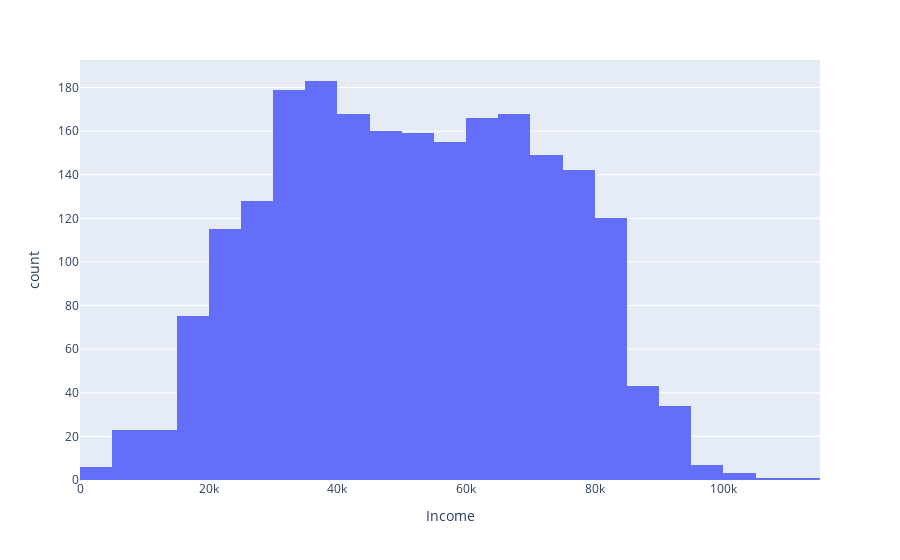

This figure's notebook cell:
### Code cell
import plotly.express as px


fig0 = px.histogram(df, x="Income", nbins=50)
fig0.show()

### Figure 1 — Plotly figure (JSON) as saved in the notebook; plotly's stock layout.template omitted (floating-point values rounded to 4 significant figures; data arrays with more than 128 entries replaced by an {"elided": "..."} marker saying what was removed)
{"data": [{"alignmentgroup": "True", "bingroup": "x", "hovertemplate": "Income=%{x}<br>count=%{y}<extra></extra>", "legendgroup": "", "marker": {"color": "#636efa", "pattern": {"shape": ""}}, "name": "", "nbinsx": 50, "offsetgroup": "", "orientation": "v", "showlegend": false, "type": "histogram", "x": {"elided": "2208 int values"}, "xaxis": "x", "yaxis": "y"}], "layout": {"barmode": "relative", "legend": {"tracegroupgap": 0}, "margin": {"t": 60}, "xaxis": {"anchor": "y", "domain": [0, 1], "title": {"text": "Income"}}, "yaxis": {"anchor": "x", "domain": [0, 1], "title": {"text": "count"}}}}
